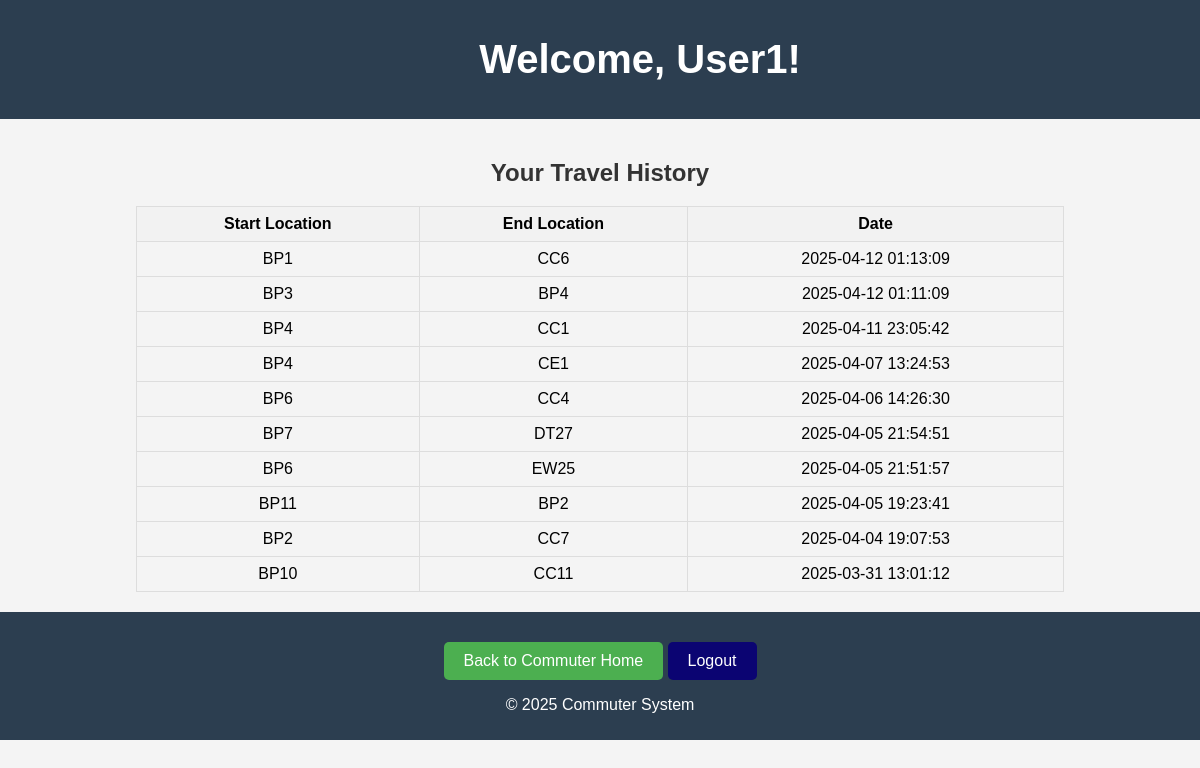
Screenshot of /commuter/history (signed in) with the database file from the repository.
### tables this page shows
CREATE TABLE User (
                    Username TEXT PRIMARY KEY,
                    Password TEXT,
                    Email TEXT,
                    First_Name TEXT,
                    Last_Name TEXT,
                    Threshold INTEGER DEFAULT 101,
                    User_Type TEXT DEFAULT 'Commuter'
                );

CREATE TABLE USER_DATA (
                    Entry_No INTEGER PRIMARY KEY AUTOINCREMENT,
                    Username TEXT,
                    Start_location TEXT,
                    End_location TEXT,
                    Date TEXT
                );

### Lab 3/code space/Server.py (the view)
        @self.app.route("/commuter/history", methods=["GET"])
        @login_required
        def commuter_history():
            user = UserFactory.create_user(session["username"])
            if user.get_type() == "Commuter":  # Security check to make sure that only commuters can access this page
                user_data = User_Database_Interface.get_user_data_by_history(user.username)
                if user_data:
                    return render_template("commuter/commuter_history.html",
                                        username=user.username,
                                        user_data=user_data)
                else:
                    return render_template("commuter/commuter_history.html",
                                        username=user.username,
                                        user_data=None,
                                        message="No history found.")
            else:
                return redirect(url_for("login_error"))  # Redirect to error page if user is not Commuter

### Lab 3/code space/Server.py (called while the page is built)
def login_required(f):
    @wraps(f)
    def decorated_function(*args, **kwargs):
        if "username" not in session:
            return redirect(url_for("login"))
        return f(*args, **kwargs)
    return decorated_function

### Lab 3/code space/User_Database_Interface.py (called while the page is built)
    @staticmethod
    def get_db():
        db = sqlite3.connect(User_Database_Interface.db_path, check_same_thread=False)
        db.row_factory = sqlite3.Row  # This makes it return dict-like rows.
        return db

    @staticmethod
    def get_user_data_by_history(username):
        try:
            db = User_Database_Interface.get_db()
            cursor = db.cursor()
            cursor.execute('''SELECT * FROM USER_DATA WHERE Username = ? ORDER BY Date DESC''', (username,))
            results = cursor.fetchall()
            if results:
                return results
            else:
                print(f"No data found for user {username}.")
                return None
        except sqlite3.Error as e:
            print(f"Error fetching user data by history: {e}")
            return None
        finally:
            User_Database_Interface.close_db(db)

### Lab 3/code space/Users.py (called while the page is built)
    def get_type(self):
        return "Commuter"

    @staticmethod
    def create_user(username):
        user_info = User_Database_Interface.get_user_details(username)
        if not user_info:
            return None  # User not found
        username, password, email, first_name, last_name, threshold, user_type= user_info
        user_classes = {
            "Commuter": Commuter,
            "LTA_Manager": LTA_Manager,
            "Admin": Admin
        }
        user_class = user_classes.get(user_type, Commuter)
        return user_class(username, email, first_name, last_name, threshold)

### Lab 3/code space/templates/commuter/commuter_history.html (shortened to what this page needs)
<!DOCTYPE html>
<html lang="en">
<head>
    <link rel="stylesheet" href="{{ url_for('static', filename='styles.css') }}">
</head>
<body>
    <header>
        <h1>Welcome, {{ username }}!</h1>
    </header>
    <main>
        {% if user_data %}
            <h2>Your Travel History</h2>
            <center>
            <table border="1">
                <thead>
                    <tr>
                        <th>Start Location</th>
                        <th>End Location</th>
                        <th>Date</th>
                    </tr>
                </thead>
                <tbody>
                    {% for entry in user_data %}
                        <tr>
                            <td>{{ entry['Start_location'] }}</td>
                            <td>{{ entry['End_location'] }}</td>
                            <td>{{ entry['Date'] }}</td>
                        </tr>
                    {% endfor %}
                </tbody>
            </table>
            </center>
        {% else %}
            <p>{{ message }}</p>
        {% endif %}
    </main>
    <footer>
        <a href="{{ url_for('commuter_home') }}" class="back-button">Back to Commuter Home</a>
        <a href="{{ url_for('logout') }}" class="logout-button">Logout</a>
        <p>© 2025 Commuter System</p>
    </footer>
</body>
</html>

### Lab 3/code space/static/styles.css (style rules this page uses)
body { font-family: Arial, sans-serif; margin: 0; padding: 0; background-color: #f4f4f4; }
header { background-color: #2c3e50; color: white; padding: 10px 0; text-align: center; position: relative; }
header h1 { font-size: 2.5rem; margin-left: 80px; }
main { padding: 20px; text-align: center; }
footer { background-color: #2c3e50; color: white; padding: 10px; text-align: center; }
table { border-collapse: collapse; width: 80%; text-align: center; }
th, td { padding: 8px; border: 1px solid #ddd; }
th { background-color: #f2f2f2; }
h2, h3 { text-align: center; color: #333; }

### Lab 3/code space/templates/commuter/commuter_history.html (style rules this page uses)
.logout-button, .back-button { display: inline-block; background-color: #0b0472; color: white; padding: 10px 20px; text-decoration: none; border-radius: 5px; margin-top: 20px; }
.back-button { background-color: #4CAF50; }

### rows the page displays
User: Username "User1"
USER_DATA: Start_location "BP1", End_location "CC6", Date "2025-04-12 01:13:09"
USER_DATA: Start_location "BP3", End_location "BP4", Date "2025-04-12 01:11:09"
USER_DATA: Start_location "BP4", End_location "CC1", Date "2025-04-11 23:05:42"
USER_DATA: Start_location "BP4", End_location "CE1", Date "2025-04-07 13:24:53"
USER_DATA: Start_location "BP6", End_location "CC4", Date "2025-04-06 14:26:30"
USER_DATA: Start_location "BP7", End_location "DT27", Date "2025-04-05 21:54:51"
USER_DATA: Start_location "BP6", End_location "EW25", Date "2025-04-05 21:51:57"
USER_DATA: Start_location "BP11", End_location "BP2", Date "2025-04-05 19:23:41"
USER_DATA: Start_location "BP2", End_location "CC7", Date "2025-04-04 19:07:53"
USER_DATA: Start_location "BP10", End_location "CC11", Date "2025-03-31 13:01:12"
